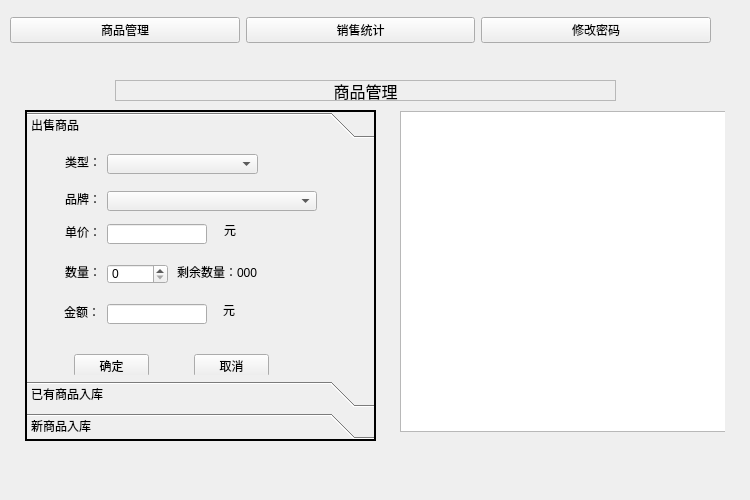
<?xml version="1.0" encoding="UTF-8"?>
<ui version="4.0">
 <class>mainWidget</class>
 <widget class="QWidget" name="mainWidget">
  <property name="geometry">
   <rect>
    <x>0</x>
    <y>0</y>
    <width>750</width>
    <height>500</height>
   </rect>
  </property>
  <property name="windowTitle">
   <string>数据管理系统</string>
  </property>
  <widget class="QWidget" name="horizontalLayoutWidget">
   <property name="geometry">
    <rect>
     <x>10</x>
     <y>0</y>
     <width>701</width>
     <height>61</height>
    </rect>
   </property>
   <layout class="QHBoxLayout" name="horizontalLayout">
    <item>
     <widget class="QPushButton" name="manageBtn">
      <property name="text">
       <string>商品管理</string>
      </property>
     </widget>
    </item>
    <item>
     <widget class="QPushButton" name="chartBtn">
      <property name="text">
       <string>销售统计</string>
      </property>
     </widget>
    </item>
    <item>
     <widget class="QPushButton" name="passwdBtn">
      <property name="text">
       <string>修改密码</string>
      </property>
     </widget>
    </item>
   </layout>
  </widget>
  <widget class="QStackedWidget" name="stackedWidget">
   <property name="geometry">
    <rect>
     <x>25</x>
     <y>70</y>
     <width>700</width>
     <height>410</height>
    </rect>
   </property>
   <property name="currentIndex">
    <number>0</number>
   </property>
   <widget class="QWidget" name="managePage">
    <widget class="QLabel" name="label">
     <property name="geometry">
      <rect>
       <x>90</x>
       <y>10</y>
       <width>501</width>
       <height>21</height>
      </rect>
     </property>
     <property name="font">
      <font>
       <family>Agency FB</family>
       <pointsize>12</pointsize>
      </font>
     </property>
     <property name="frameShape">
      <enum>QFrame::StyledPanel</enum>
     </property>
     <property name="text">
      <string>商品管理</string>
     </property>
     <property name="alignment">
      <set>Qt::AlignCenter</set>
     </property>
    </widget>
    <widget class="QToolBox" name="toolBox">
     <property name="geometry">
      <rect>
       <x>0</x>
       <y>40</y>
       <width>351</width>
       <height>331</height>
      </rect>
     </property>
     <property name="frameShape">
      <enum>QFrame::WinPanel</enum>
     </property>
     <property name="currentIndex">
      <number>0</number>
     </property>
     <widget class="QWidget" name="page">
      <property name="geometry">
       <rect>
        <x>0</x>
        <y>0</y>
        <width>347</width>
        <height>237</height>
       </rect>
      </property>
      <attribute name="label">
       <string>出售商品</string>
      </attribute>
      <widget class="QSpinBox" name="sellNumSpinBox">
       <property name="geometry">
        <rect>
         <x>80</x>
         <y>120</y>
         <width>61</width>
         <height>20</height>
        </rect>
       </property>
      </widget>
      <widget class="QPushButton" name="sellCancelBtn">
       <property name="geometry">
        <rect>
         <x>167</x>
         <y>210</y>
         <width>75</width>
         <height>23</height>
        </rect>
       </property>
       <property name="text">
        <string>取消</string>
       </property>
      </widget>
      <widget class="QLabel" name="label_2">
       <property name="geometry">
        <rect>
         <x>38</x>
         <y>10</y>
         <width>36</width>
         <height>16</height>
        </rect>
       </property>
       <property name="text">
        <string>类型：</string>
       </property>
      </widget>
      <widget class="QLabel" name="label_5">
       <property name="geometry">
        <rect>
         <x>38</x>
         <y>47</y>
         <width>36</width>
         <height>16</height>
        </rect>
       </property>
       <property name="text">
        <string>品牌：</string>
       </property>
      </widget>
      <widget class="QLabel" name="label_20">
       <property name="geometry">
        <rect>
         <x>37</x>
         <y>160</y>
         <width>36</width>
         <height>16</height>
        </rect>
       </property>
       <property name="text">
        <string>金额：</string>
       </property>
      </widget>
      <widget class="QLabel" name="label_10">
       <property name="geometry">
        <rect>
         <x>38</x>
         <y>80</y>
         <width>36</width>
         <height>16</height>
        </rect>
       </property>
       <property name="text">
        <string>单价：</string>
       </property>
      </widget>
      <widget class="QLabel" name="label_11">
       <property name="geometry">
        <rect>
         <x>38</x>
         <y>120</y>
         <width>36</width>
         <height>16</height>
        </rect>
       </property>
       <property name="text">
        <string>数量：</string>
       </property>
      </widget>
      <widget class="QLineEdit" name="sellSumLineEdit">
       <property name="geometry">
        <rect>
         <x>80</x>
         <y>160</y>
         <width>100</width>
         <height>20</height>
        </rect>
       </property>
      </widget>
      <widget class="QPushButton" name="sellOkBtn">
       <property name="geometry">
        <rect>
         <x>47</x>
         <y>210</y>
         <width>75</width>
         <height>23</height>
        </rect>
       </property>
       <property name="text">
        <string>确定</string>
       </property>
      </widget>
      <widget class="QLabel" name="label_12">
       <property name="geometry">
        <rect>
         <x>197</x>
         <y>80</y>
         <width>54</width>
         <height>12</height>
        </rect>
       </property>
       <property name="text">
        <string>元</string>
       </property>
      </widget>
      <widget class="QComboBox" name="sellBrandComboBox">
       <property name="geometry">
        <rect>
         <x>80</x>
         <y>47</y>
         <width>210</width>
         <height>20</height>
        </rect>
       </property>
      </widget>
      <widget class="QLineEdit" name="sellPriceLineEdit">
       <property name="geometry">
        <rect>
         <x>80</x>
         <y>80</y>
         <width>100</width>
         <height>20</height>
        </rect>
       </property>
      </widget>
      <widget class="QLabel" name="label_19">
       <property name="geometry">
        <rect>
         <x>196</x>
         <y>160</y>
         <width>54</width>
         <height>12</height>
        </rect>
       </property>
       <property name="text">
        <string>元</string>
       </property>
      </widget>
      <widget class="QComboBox" name="sellTypeComboBox">
       <property name="geometry">
        <rect>
         <x>80</x>
         <y>10</y>
         <width>151</width>
         <height>20</height>
        </rect>
       </property>
      </widget>
      <widget class="QLabel" name="sellLastNumLabel">
       <property name="geometry">
        <rect>
         <x>150</x>
         <y>120</y>
         <width>111</width>
         <height>16</height>
        </rect>
       </property>
       <property name="text">
        <string>剩余数量：000</string>
       </property>
      </widget>
     </widget>
     <widget class="QWidget" name="page_4">
      <property name="geometry">
       <rect>
        <x>0</x>
        <y>0</y>
        <width>347</width>
        <height>237</height>
       </rect>
      </property>
      <attribute name="label">
       <string>已有商品入库</string>
      </attribute>
      <widget class="QLabel" name="label_13">
       <property name="geometry">
        <rect>
         <x>40</x>
         <y>73</y>
         <width>36</width>
         <height>16</height>
        </rect>
       </property>
       <property name="text">
        <string>单价：</string>
       </property>
      </widget>
      <widget class="QLabel" name="label_21">
       <property name="geometry">
        <rect>
         <x>39</x>
         <y>153</y>
         <width>36</width>
         <height>16</height>
        </rect>
       </property>
       <property name="text">
        <string>金额：</string>
       </property>
      </widget>
      <widget class="QComboBox" name="goodsBrandComboBox">
       <property name="geometry">
        <rect>
         <x>82</x>
         <y>40</y>
         <width>210</width>
         <height>20</height>
        </rect>
       </property>
      </widget>
      <widget class="QComboBox" name="goodsTypeComboBox">
       <property name="geometry">
        <rect>
         <x>82</x>
         <y>3</y>
         <width>151</width>
         <height>20</height>
        </rect>
       </property>
      </widget>
      <widget class="QPushButton" name="goodsOkBtn">
       <property name="geometry">
        <rect>
         <x>49</x>
         <y>203</y>
         <width>75</width>
         <height>23</height>
        </rect>
       </property>
       <property name="text">
        <string>确定</string>
       </property>
      </widget>
      <widget class="QLineEdit" name="goodsSumLineEdit">
       <property name="geometry">
        <rect>
         <x>82</x>
         <y>153</y>
         <width>100</width>
         <height>20</height>
        </rect>
       </property>
      </widget>
      <widget class="QLabel" name="label_3">
       <property name="geometry">
        <rect>
         <x>40</x>
         <y>3</y>
         <width>36</width>
         <height>16</height>
        </rect>
       </property>
       <property name="text">
        <string>类型：</string>
       </property>
      </widget>
      <widget class="QLineEdit" name="goodsPriceLineEdit">
       <property name="geometry">
        <rect>
         <x>82</x>
         <y>73</y>
         <width>100</width>
         <height>20</height>
        </rect>
       </property>
      </widget>
      <widget class="QLabel" name="label_14">
       <property name="geometry">
        <rect>
         <x>40</x>
         <y>113</y>
         <width>36</width>
         <height>16</height>
        </rect>
       </property>
       <property name="text">
        <string>数量：</string>
       </property>
      </widget>
      <widget class="QLabel" name="label_22">
       <property name="geometry">
        <rect>
         <x>198</x>
         <y>153</y>
         <width>54</width>
         <height>12</height>
        </rect>
       </property>
       <property name="text">
        <string>元</string>
       </property>
      </widget>
      <widget class="QLabel" name="label_15">
       <property name="geometry">
        <rect>
         <x>199</x>
         <y>73</y>
         <width>54</width>
         <height>12</height>
        </rect>
       </property>
       <property name="text">
        <string>元</string>
       </property>
      </widget>
      <widget class="QSpinBox" name="goodsNumSpinBox">
       <property name="geometry">
        <rect>
         <x>82</x>
         <y>113</y>
         <width>61</width>
         <height>20</height>
        </rect>
       </property>
      </widget>
      <widget class="QPushButton" name="goodsCancelBtn">
       <property name="geometry">
        <rect>
         <x>169</x>
         <y>203</y>
         <width>75</width>
         <height>23</height>
        </rect>
       </property>
       <property name="text">
        <string>取消</string>
       </property>
      </widget>
      <widget class="QLabel" name="label_6">
       <property name="geometry">
        <rect>
         <x>40</x>
         <y>40</y>
         <width>36</width>
         <height>16</height>
        </rect>
       </property>
       <property name="text">
        <string>品牌：</string>
       </property>
      </widget>
     </widget>
     <widget class="QWidget" name="page_3">
      <property name="geometry">
       <rect>
        <x>0</x>
        <y>0</y>
        <width>347</width>
        <height>237</height>
       </rect>
      </property>
      <attribute name="label">
       <string>新商品入库</string>
      </attribute>
     </widget>
    </widget>
    <widget class="QListWidget" name="daliyList">
     <property name="geometry">
      <rect>
       <x>375</x>
       <y>41</y>
       <width>331</width>
       <height>321</height>
      </rect>
     </property>
    </widget>
   </widget>
   <widget class="QWidget" name="page_2"/>
  </widget>
 </widget>
 <resources/>
 <connections/>
</ui>
